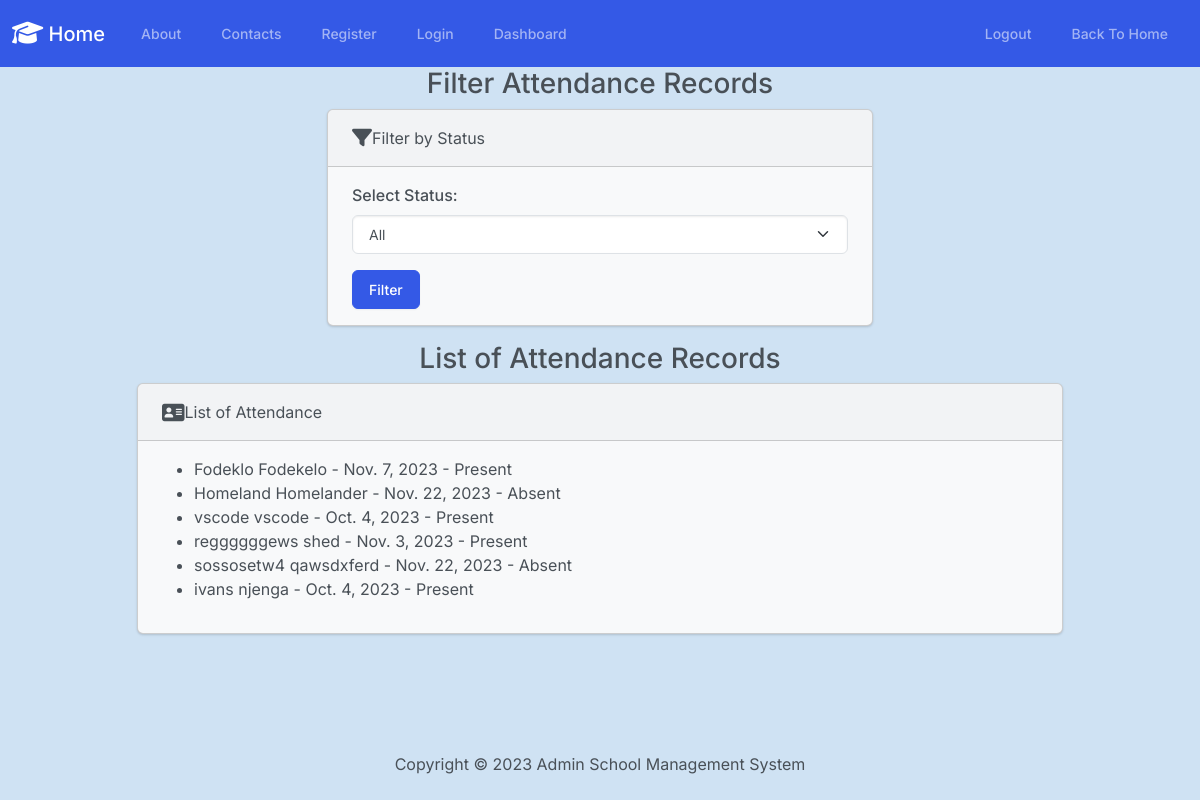
The page /attendance/list/by_status/ on the database its author committed.
### Attendance/models.py (models this page shows, shortened)
class Attendance(models.Model):
    student = models.ForeignKey(Student, on_delete=models.CASCADE)
    attendanceStatus = models.CharField(max_length=30, choices=ATTENDANCE_CHOICES)
    dateOfAttendance = models.DateField()

### Students/models.py (models this page shows)
class Student(models.Model):
    firstName = models.CharField(max_length=50)
    lastName = models.CharField(max_length=50)
    dateOfBirth = models.DateField()
    yearOfStudy = models.IntegerField(choices=YEAR_CHOICES)
    def __str__(self):
        return f'{self.firstName} {self.lastName}'

### Attendance/views.py (the view)
# urls.py: path('list/by_status/', views.list_attendance_by_status, name="list_attendance_by_status"),
def list_attendance_by_status(request):
    status = request.GET.get('status', '')
    if status:
        attendance_records = Attendance.objects.filter(attendanceStatus=status)
    else:
        attendance_records = Attendance.objects.all()
    return render(request, 'attendance/list_attendance_by_status.html', {'attendance_records': attendance_records,'status': status})

### templates/attendance/list_attendance_by_status.html (shortened to what this page needs)
{% extends "layout.html" %}
{% block content %}
    <h3 class="text-center">Filter Attendance Records</h3>
    <div class="row justify-content-center">
        <div class="col-6">
            <div class="card bg-light mb-3">
                <div class="card-header">
                    <i class="fa-solid fa-filter fa-lg"></i>Filter by Status
                </div>
                <div class="card-body">
                    <form method="GET">
                        <div class="mb-3">
                            <label for="status" class="form-label">Select Status:</label>
                            <select name="status" id="status" class="form-select">
                                <option value="" selected>All</option>
                            </select>
                        </div>
                        <button type="submit" class="btn btn-primary">Filter</button>
                    </form>
                </div>
            </div>
        </div>
    </div>
    <h3 class="text-center">List of Attendance Records</h3>
    <div class="row justify-content-center">
        <div class="col-10">
            <div class="card bg-light mb-3">
                <div class="card-header">
                    <i class="fa-solid fa-address-card fa-lg"></i>List of Attendance
                </div>
                <div class="card-body">
                    <ul>
                        {% for attendance_record in attendance_records %}
                            <li>{{ attendance_record.student }} - {{ attendance_record.dateOfAttendance }} - {{ attendance_record.attendanceStatus }}</li>
                        {% endfor %}
                    </ul>
                </div>
            </div>
        </div>
    </div>
{% endblock %}

### rows shown on the page
Attendance: student "Fodeklo Fodekelo", dateOfAttendance "Nov. 7, 2023", attendanceStatus "Present"
Attendance: student "Homeland Homelander", dateOfAttendance "Nov. 22, 2023", attendanceStatus "Absent"
Attendance: student "vscode vscode", dateOfAttendance "Oct. 4, 2023", attendanceStatus "Present"
Attendance: student "reggggggews shed", dateOfAttendance "Nov. 3, 2023", attendanceStatus "Present"
Attendance: student "sossosetw4 qawsdxferd", dateOfAttendance "Nov. 22, 2023", attendanceStatus "Absent"
Attendance: student "ivans njenga", dateOfAttendance "Oct. 4, 2023", attendanceStatus "Present"
